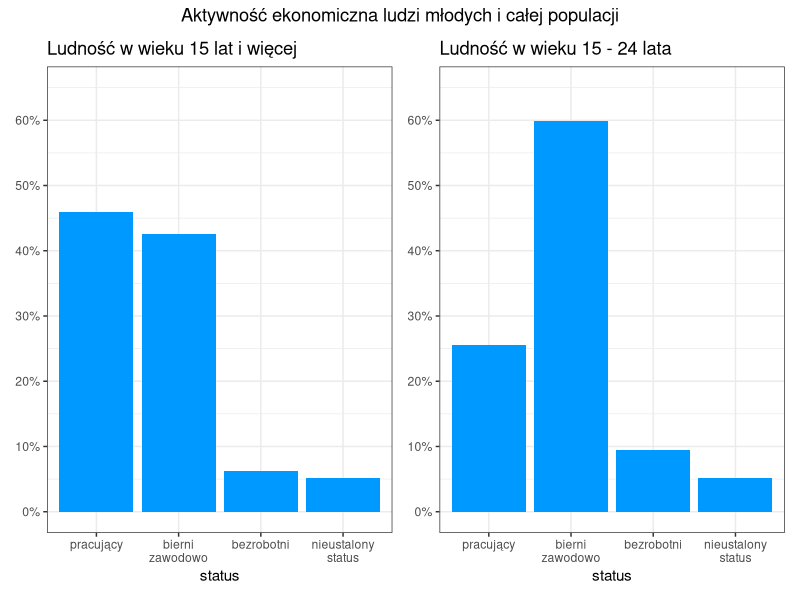

Source code (R):
## ---- chunk 1
knitr::opts_chunk$set(echo = TRUE)
pdf.options(encoding='ISOLatin2.enc')
## ---- chunk 2
library(ggplot2)
library(patchwork)
library(stringr)

procent_15lat_wiecej <- c(46, 42.6, 6.3, 5.1)
status <- c("pracujący", "bierni zawodowo", "bezrobotni", "nieustalony status")
procent_15_24lat <- c(25.6, 59.9, 9.4, 5.1)
dane_15lat_wiecej <- data.frame(procent_15lat_wiecej, status)
dane_15_24lat<- data.frame(procent_15_24lat, status)

dane_15lat_wiecej$status <- factor(dane_15lat_wiecej$status,
                          levels = c("pracujący", "bierni zawodowo", "bezrobotni",
                                     "nieustalony status"))

dane_15_24lat$status <- factor(dane_15_24lat$status,
                            levels = c("pracujący", "bierni zawodowo", "bezrobotni",
                                       "nieustalony status"))


wykres_15lat_wiecej <- ggplot(dane_15lat_wiecej, aes(x = status,
                                                     y = procent_15lat_wiecej)) + 
  scale_y_continuous(labels = scales::percent_format(scale = 1),
                     breaks = c(0, 10, 20, 30, 40, 50, 60), limits = c(0, 65)) +
  scale_x_discrete(labels = function(x) str_wrap(x, width = 10)) +
  geom_col(fill = "#0099ff") + 
  ggtitle("Ludność w wieku 15 lat i więcej") + 
  labs(y = NULL, x = "status") + theme_bw()

dane_15_24lat <- ggplot(dane_15_24lat, aes(x = status,
                                           y = procent_15_24lat)) + 
  scale_y_continuous(labels = scales::percent_format(scale = 1),
                     breaks = c(0, 10, 20, 30, 40, 50, 60), limits = c(0, 65)) +
  scale_x_discrete(labels = function(x) str_wrap(x, width = 10)) +
  geom_col(fill = "#0099ff") + 
  ggtitle("Ludność w wieku 15 - 24 lata") + 
  labs(y = NULL, x = "status") + theme_bw()

wykres_15lat_wiecej + dane_15_24lat + 
  plot_annotation(title = "Aktywność ekonomiczna ludzi młodych i całej populacji",
                  theme = theme(plot.title = element_text(hjust = 0.5)))
